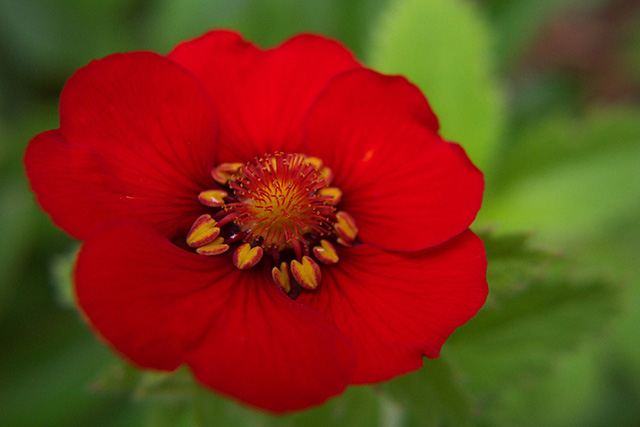
#> input picture Sistemas Nebulosos/Atividades Praticas/AP 1/ImagensTeste/photo001.jpg, 640 x 427 px, found by its file name
$ jupyter execute --allow-errors Giovanni_Martins_Joao_Araujo_Parte_2.ipynb
#> lines starting #> are read from the running program, lines starting #| are printed output that depends on the picture
# Atividade Prática 1 - Parte 2

* Alunos: Giovanni Martins de Sá Júnior (2017001850), João Vitor Gato de Araújo (2017089090)
* Disciplina: Sistemas Nebulosos
* Professor: Cristiano Leite de Castro

### 3. Segmentação de Imagens por Região:

Conforme explicado no arquivo principal, foi realizada uma outra técnica de segmentação de imagens, afim de acelerar este processo. Abaixo são apresentados os resultados obtidos.

[cell 1]
import cv2
from google.colab.patches import cv2_imshow
import numpy as np

# Load the RGB image
img = cv2.imread('ImagensReduzidas/photo001.jpg')
#> img is the input picture: shape (427, 640, 3); mean B, G, R 23, 55.1, 120

# Reshape the image into a 2D array
X = img.reshape(-1, 3)

# Apply the FCM algorithm to the image
#> (the rest of this cell did not finish here and is left out)

[cell 2]
# Load the RGB image
img = cv2.imread('ImagensReduzidas/photo002.jpg')
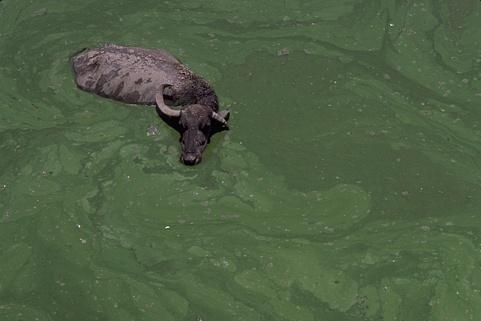
#> input picture Sistemas Nebulosos/Atividades Praticas/AP 1/ImagensTeste/photo002.jpg, 481 x 321 px, found by its file name
#> img is the input picture: shape (321, 481, 3); mean B, G, R 68.1, 96.1, 78.6

# Reshape the image into a 2D array
X = img.reshape(-1, 3)

# Apply the FCM algorithm to the image
#> (the rest of this cell did not finish here and is left out)

[cell 3]
# Load the RGB image
img = cv2.imread('ImagensReduzidas/photo003.jpg')
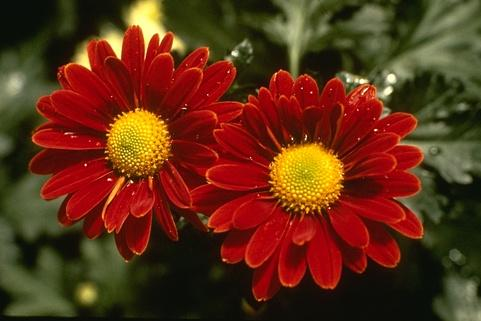
#> input picture Sistemas Nebulosos/Atividades Praticas/AP 1/ImagensTeste/photo003.jpg, 481 x 321 px, found by its file name
#> img is the input picture: shape (321, 481, 3); mean B, G, R 22.2, 47.2, 96.2

# Reshape the image into a 2D array
X = img.reshape(-1, 3)

# Apply the FCM algorithm to the image
#> (the rest of this cell did not finish here and is left out)

[cell 4]
# Load the RGB image
img = cv2.imread('ImagensReduzidas/photo004.jpg')
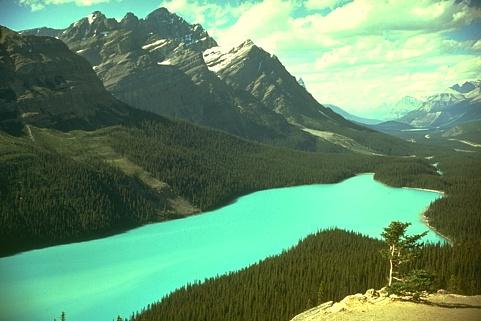
#> input picture Sistemas Nebulosos/Atividades Praticas/AP 1/ImagensTeste/photo004.jpg, 481 x 321 px, found by its file name
#> img is the input picture: shape (321, 481, 3); mean B, G, R 108.5, 142.6, 101.1

# Reshape the image into a 2D array
X = img.reshape(-1, 3)

# Apply the FCM algorithm to the image
#> (the rest of this cell did not finish here and is left out)

[cell 5]
# Load the RGB image
img = cv2.imread('ImagensReduzidas/photo005.jpg')
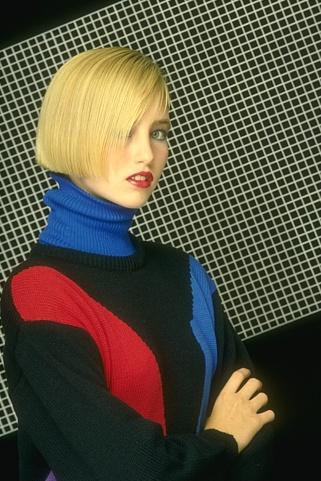
#> input picture Sistemas Nebulosos/Atividades Praticas/AP 1/ImagensTeste/photo005.jpg, 321 x 481 px, found by its file name
#> img is the input picture: shape (481, 321, 3); mean B, G, R 63.4, 80, 85.5

# Reshape the image into a 2D array
X = img.reshape(-1, 3)

# Apply the FCM algorithm to the image
#> (the rest of this cell did not finish here and is left out)

[cell 6]
# Load the RGB image
img = cv2.imread('ImagensReduzidas/photo006.jpg')
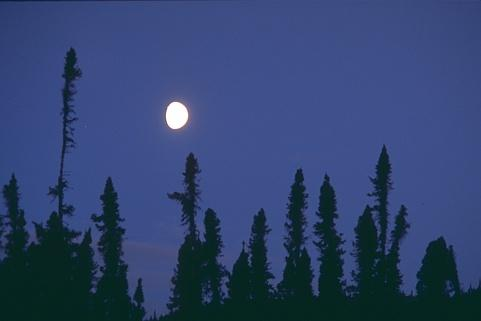
#> input picture Sistemas Nebulosos/Atividades Praticas/AP 1/ImagensTeste/photo006.jpg, 481 x 321 px, found by its file name
#> img is the input picture: shape (321, 481, 3); mean B, G, R 110.1, 67.2, 48.6

# Reshape the image into a 2D array
X = img.reshape(-1, 3)

# Apply the FCM algorithm to the image
#> (the rest of this cell did not finish here and is left out)
